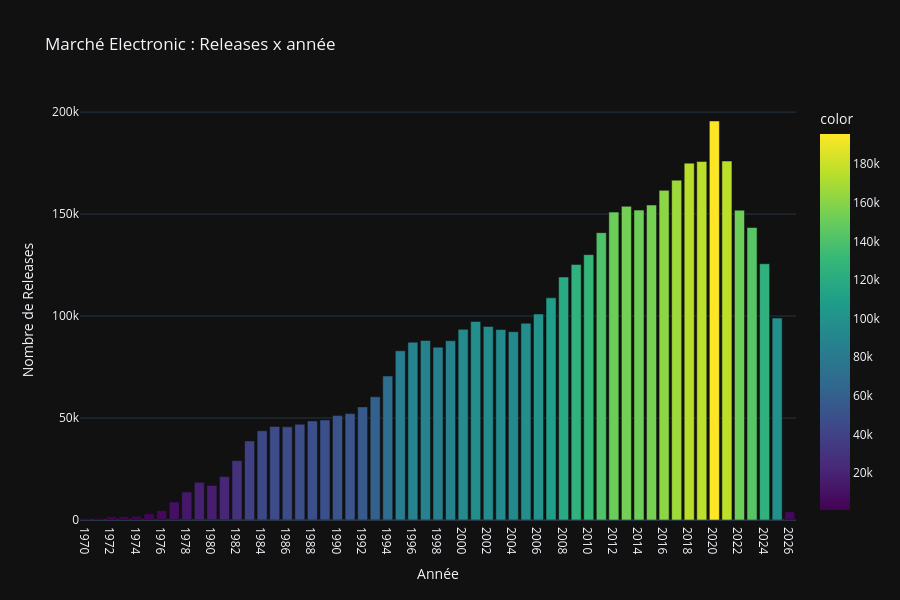

The code cell stored with this chart in its notebook:
### Markdown cell above
**Ce que font les cellules suivantes** : Mesurer l’évolution de la production électronique dans le temps, puis la décomposer par styles et par formats pour comprendre les changements de structure du marché.

**Ce qu’on cherche à lire / obtenir** :
- Repérer les phases de croissance / ralentissement ;
- Distinguer les styles qui s’installent durablement vs ceux qui sont cycliques ;
- Observer les bascules de supports (physique vers digital, résilience du vinyl).

&nbsp;

> **Notes** :
> - L’axe temporel suit le paramètre global (`TIME_GRAIN`).
> - Les analyses stylistiques reposent sur `style_first` pour garder une granularité stable dans le notebook.

### Code cell
# ── Releases par unité temporelle — tous styles du périmètre ELECTRONIC_STYLES ─────────────────────────────────────────────────
work_t = work.dropna(subset=["time_agg"]).copy()
work_t["time_agg"] = work_t["time_agg"].astype(str)
time_counts = work_t["time_agg"].value_counts().sort_index()

fig_decade = px.bar(
    x=time_counts.index,
    y=time_counts.values,
    labels={"x": TIME_LABEL, "y": "Nombre de Releases"},
    title=f"Marché Electronic : Releases x {TIME_LABEL.lower()}",
    color=time_counts.values,
    color_continuous_scale="Viridis",
    template=THEME,
    height=600,
)
fig_decade.update_layout(
    coloraxis_showscale=True,
    showlegend=True,
    xaxis={"categoryorder": "category ascending"})
fig_decade.show()

### Figure 1 — Plotly figure (JSON) as saved in the notebook; plotly's stock layout.template omitted (floating-point values rounded to 4 significant figures)
{"data": [{"hovertemplate": "Année=%{x}<br>Nombre de Releases=%{y}<br>color=%{marker.color}<extra></extra>", "legendgroup": "", "marker": {"color": [784, 819, 1639, 1647, 1811, 3078, 4615, 8843, 13735, 18513, 16947, 21318, 29119, 38737, 43733, 45899, 45690, 46941, 48584, 49037, 51191, 52158, 55467, 60382, 70581, 82970, 87214, 88002, 84752, 87885, 93497, 97362, 94889, 93371, 92328, 96470, 100996, 108923, 119136, 125289, 130116, 140892, 150957, 153807, 151938, 154437, 161625, 166641, 174977, 175764, 195637, 176004, 151914, 143425, 125653, 99024, 4073], "coloraxis": "coloraxis", "pattern": {"shape": ""}}, "name": "", "orientation": "v", "showlegend": false, "textposition": "auto", "type": "bar", "x": ["1970", "1971", "1972", "1973", "1974", "1975", "1976", "1977", "1978", "1979", "1980", "1981", "1982", "1983", "1984", "1985", "1986", "1987", "1988", "1989", "1990", "1991", "1992", "1993", "1994", "1995", "1996", "1997", "1998", "1999", "2000", "2001", "2002", "2003", "2004", "2005", "2006", "2007", "2008", "2009", "2010", "2011", "2012", "2013", "2014", "2015", "2016", "2017", "2018", "2019", "2020", "2021", "2022", "2023", "2024", "2025", "2026"], "xaxis": "x", "y": [784, 819, 1639, 1647, 1811, 3078, 4615, 8843, 13735, 18513, 16947, 21318, 29119, 38737, 43733, 45899, 45690, 46941, 48584, 49037, 51191, 52158, 55467, 60382, 70581, 82970, 87214, 88002, 84752, 87885, 93497, 97362, 94889, 93371, 92328, 96470, 100996, 108923, 119136, 125289, 130116, 140892, 150957, 153807, 151938, 154437, 161625, 166641, 174977, 175764, 195637, 176004, 151914, 143425, 125653, 99024, 4073], "yaxis": "y"}], "layout": {"barmode": "relative", "coloraxis": {"colorbar": {"title": {"text": "color"}}, "colorscale": [[0, "#440154"], [0.1111, "#482878"], [0.2222, "#3e4989"], [0.3333, "#31688e"], [0.4444, "#26828e"], [0.5556, "#1f9e89"], [0.6667, "#35b779"], [0.7778, "#6ece58"], [0.8889, "#b5de2b"], [1, "#fde725"]], "showscale": true}, "height": 600, "legend": {"tracegroupgap": 0}, "showlegend": true, "title": {"text": "Marché Electronic : Releases x année"}, "xaxis": {"anchor": "y", "categoryorder": "category ascending", "domain": [0, 1], "title": {"text": "Année"}}, "yaxis": {"anchor": "x", "domain": [0, 1], "title": {"text": "Nombre de Releases"}}}}
